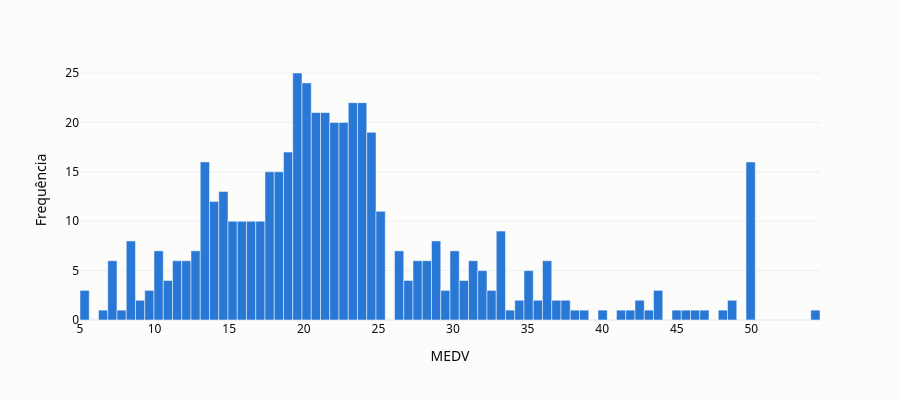

Source (notebook cell):
### Code cell
fig = go.Figure(go.Histogram(
    x=df["MEDV"], marker=dict(color=COR_PONTO, line=dict(width=0.5, color="#fcfcfb")),
    xbins=dict(start=df["MEDV"].min(), end=df["MEDV"].max(), size=(df["MEDV"].max() - df["MEDV"].min()) / 100),
    hovertemplate="MEDV: %{x}<br>Frequência: %{y}<extra></extra>",
))
fig.update_xaxes(title_text="MEDV")
fig.update_yaxes(title_text="Frequência")
mostrar_e_salvar(fig, altura=400)

### Figure 1 — Plotly figure (JSON) as saved in the notebook; plotly's stock layout.template omitted (floating-point values rounded to 4 significant figures; data arrays with more than 128 entries replaced by an {"elided": "..."} marker saying what was removed)
{"data": [{"hovertemplate": "MEDV: %{x}<br>Frequência: %{y}<extra></extra>", "marker": {"color": "#2a78d6", "line": {"color": "#fcfcfb", "width": 0.5}}, "type": "histogram", "x": {"elided": "511 float values"}, "xbins": {"end": 67.0, "size": 0.62, "start": 5.0}}], "layout": {"height": 400, "margin": {"t": 60}, "title": {}, "xaxis": {"title": {"text": "MEDV"}}, "yaxis": {"title": {"text": "Frequência"}}}}
